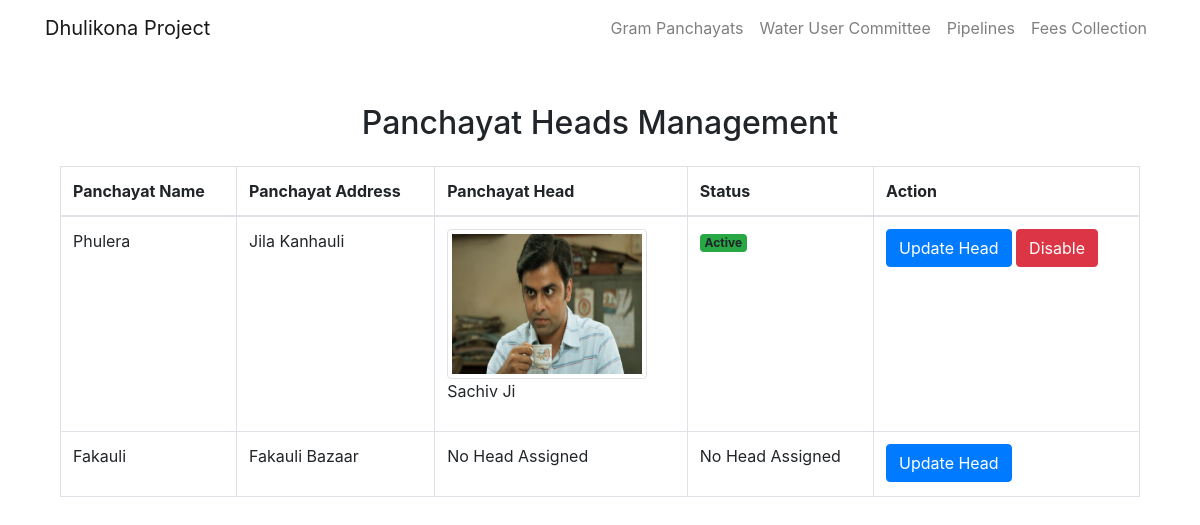
Screenshot of /panchayat-head-mgmt/ (signed in) with the database file from the repository.
### water_management/models.py (models this page shows, shortened)
class GramPanchayat(models.Model):
    panchayat_name = models.CharField(max_length=100)
    panchayat_address = models.CharField(max_length=100)
    panchayat_head = models.ForeignKey(Person, related_name="panchayathead", on_delete=models.SET_NULL, null=True, blank=True)
    contractor = models.ForeignKey(Contractor, related_name="contractor_assigned_panchayats", on_delete=models.SET_NULL, null=True, blank=True)

class Person(models.Model):
    ROLE_CHOICES = [
        ('panchayathead', 'Panchayat Head'),
        ('consumer', 'Consumer'),
    ]
    person_name = models.CharField(max_length=100)
    aadhaar = models.CharField(max_length=16)
    contact = models.CharField(max_length=15)
    address = models.CharField(max_length=100)
    photo = models.ImageField(upload_to="profile_image", blank=True)
    person_role = models.CharField(max_length=20, choices=ROLE_CHOICES, default="consumer")
    password = models.CharField(max_length=128)  # Password field, will be hashed
    is_enabled = models.BooleanField(default=True)
    gram_panchayat = models.ForeignKey('GramPanchayat', related_name='residents', on_delete=models.SET_NULL, null=True, blank=True)

### water_management/views.py (the view)
# urls.py: path('panchayat-head-mgmt/', panchayatheadmgmt, name="panchayatheadmgmt"),
@login_required(login_url="portal/login/")
def panchayatheadmgmt(request):
    panchayats = GramPanchayat.objects.all()
    context = {
        'panchayats': panchayats
    }
    return render(request, 'panchayatheadmgmtpage.html', context)

### water_management/templates/panchayatheadmgmtpage.html (shortened to what this page needs)
{% extends 'base.html' %}
{% block start %}
<div class="container mt-5">
    <h2 class="text-center mb-4">Panchayat Heads Management</h2>
    <table class="table table-bordered">
        <thead>
            <tr>
                <th>Panchayat Name</th>
                <th>Panchayat Address</th>
                <th>Panchayat Head</th>
                <th>Status</th>
                <th>Action</th>
            </tr>
        </thead>
        <tbody>
            {% for panchayat in panchayats %}
                <tr>
                    <td>{{ panchayat.panchayat_name }}</td>
                    <td>{{ panchayat.panchayat_address }}</td>
                    <td>
                        {% if panchayat.panchayat_head %}
                            <img src="{{ panchayat.panchayat_head.photo.url }}" alt="Photo" class="img-thumbnail" style="width: 200px; height: 150px;">
                            <p>{{ panchayat.panchayat_head.person_name }}</p>
                        {% else %}
                            <p>No Head Assigned</p>
                        {% endif %}
                    </td>
                    <td>
                        {% if panchayat.panchayat_head %}
                            {% if panchayat.panchayat_head.is_enabled  %}
                                <span class="badge bg-success">Active</span>
                            {% else %}
                                <span class="badge bg-danger">Inactive</span>
                            {% endif %}
                        {% else %}
                            <p>No Head Assigned</p>
                        {% endif %}
                    </td>
                    <td>
                        <a href="{% url 'update_panchayat_head' panchayat_id=panchayat.id %}" class="btn btn-primary">Update Head</a>
                        {% if panchayat.panchayat_head %}
                            {% if panchayat.panchayat_head.is_enabled  %}
                                <a href="{% url 'toggle_panchayat_head_status' head_id=panchayat.panchayat_head.id %}" class="btn btn-danger">Disable</a>
                            {% else %}
                                <a href="{% url 'toggle_panchayat_head_status' head_id=panchayat.panchayat_head.id %}" class="btn btn-success">Enable</a>
                            {% endif %}
                        {% endif %}
                    </td>
                </tr>
            {% endfor %}
        </tbody>
    </table>
</div>
{% endblock %}

### rows the page displays
GramPanchayat: panchayat_name "Phulera", panchayat_address "Jila Kanhauli", panchayat_head.photo (picture), panchayat_head.person_name "Sachiv Ji", shows "Active", shows "Disable"
GramPanchayat: panchayat_name "Fakauli", panchayat_address "Fakauli Bazaar", shows "No Head Assigned"
